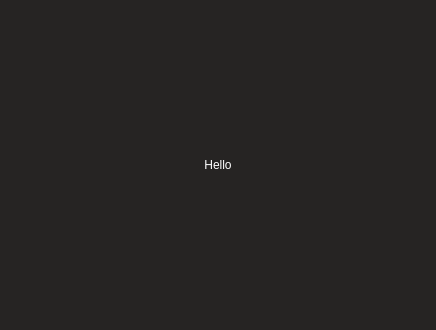
<?xml version="1.0" encoding="UTF-8"?>
<ui version="4.0">
 <class>MainWindow</class>
 <widget class="QMainWindow" name="MainWindow">
  <property name="geometry">
   <rect>
    <x>0</x>
    <y>0</y>
    <width>436</width>
    <height>330</height>
   </rect>
  </property>
  <property name="windowTitle">
   <string>MainWindow</string>
  </property>
  <property name="styleSheet">
   <string notr="true">* {
	background-color: #262423;
	color: #fff;
}</string>
  </property>
  <widget class="QWidget" name="centralwidget">
   <layout class="QGridLayout" name="gridLayout">
    <property name="leftMargin">
     <number>0</number>
    </property>
    <property name="topMargin">
     <number>0</number>
    </property>
    <property name="rightMargin">
     <number>0</number>
    </property>
    <property name="bottomMargin">
     <number>0</number>
    </property>
    <property name="spacing">
     <number>0</number>
    </property>
    <item row="0" column="0">
     <widget class="QLabel" name="label">
      <property name="text">
       <string>Hello</string>
      </property>
      <property name="alignment">
       <set>Qt::AlignmentFlag::AlignCenter</set>
      </property>
     </widget>
    </item>
   </layout>
  </widget>
 </widget>
 <resources/>
 <connections/>
</ui>
